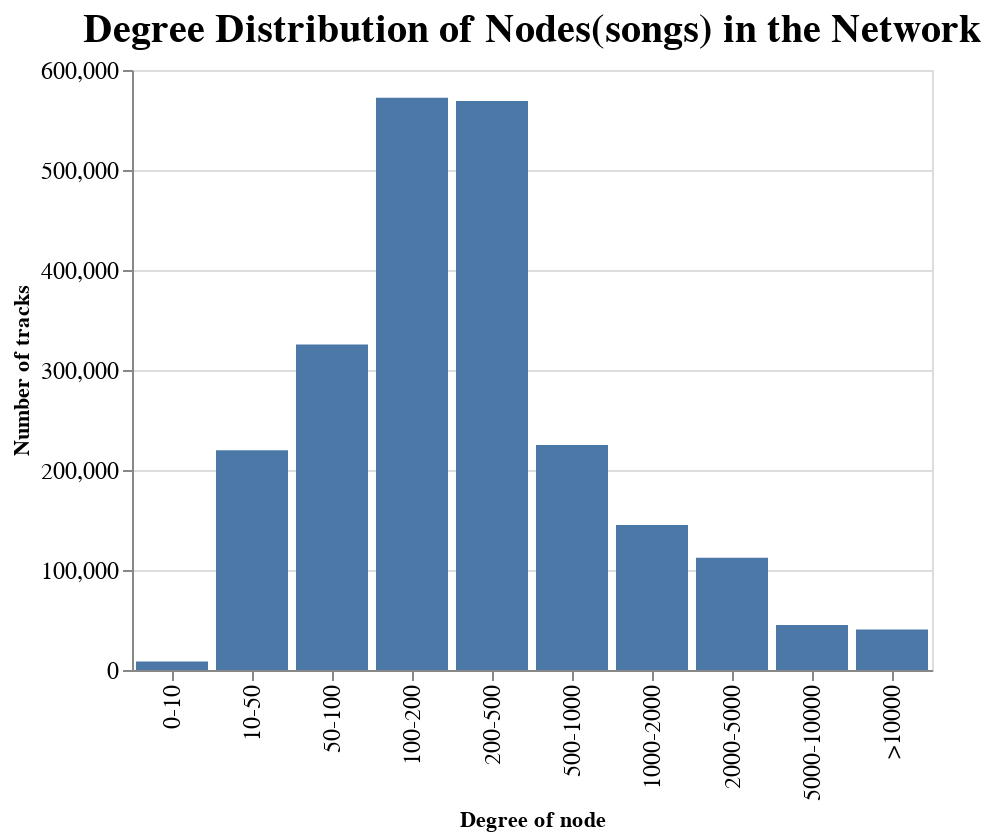

Notebook code cell kept with this figure:
### Code cell
# Define order to see results in
bucketsOrder = ['0-10','10-50','50-100','100-200','200-500','500-1000','1000-2000','2000-5000','5000-10000','>10000']

# Define the chart using Altair
chart = alt.Chart(nodeDegreeCountsDf).mark_bar().encode( 
    x=alt.X('buckets:O'
            , sort=bucketsOrder, axis=alt.Axis(title='Degree of node', labelFontSize=12)),  # O for ordinal, which indicates categorical data
    y=alt.Y('count:Q'
            , axis=alt.Axis(title='Number of tracks', labelFontSize=12))   # Q for quantitative, which indicates numerical data
).properties(
    title=alt.TitleParams(text='Degree Distribution of Nodes(songs) in the Network', fontSize=20),  # Set the title font size to 12
    width=400
).configure_axis(
    labelFontSize=12  # Adjust the font size of axis labels
)

# Show the chart
chart

### Figure 1 — Vega-Lite specification as saved in the notebook (floating-point values rounded to 4 significant figures)
{"config": {"view": {"continuousWidth": 300, "continuousHeight": 300}, "axis": {"labelFontSize": 12}}, "data": {"name": "data-9d070802abf49181403d82e32ea08ed8"}, "mark": {"type": "bar"}, "encoding": {"x": {"axis": {"labelFontSize": 12, "title": "Degree of node"}, "field": "buckets", "sort": ["0-10", "10-50", "50-100", "100-200", "200-500", "500-1000", "1000-2000", "2000-5000", "5000-10000", ">10000"], "type": "ordinal"}, "y": {"axis": {"labelFontSize": 12, "title": "Number of tracks"}, "field": "count", "type": "quantitative"}}, "title": {"text": "Degree Distribution of Nodes(songs) in the Network", "fontSize": 20}, "width": 400, "$schema": "https://vega.github.io/schema/vega-lite/v5.8.0.json", "datasets": {"data-9d070802abf49181403d82e32ea08ed8": [{"buckets": "5000-10000", "count": 44995}, {"buckets": "2000-5000", "count": 112286}, {"buckets": "1000-2000", "count": 144926}, {"buckets": "50-100", "count": 325434}, {"buckets": "100-200", "count": 572169}, {"buckets": "0-10", "count": 8388}, {"buckets": "500-1000", "count": 224884}, {"buckets": ">10000", "count": 40393}, {"buckets": "10-50", "count": 219655}, {"buckets": "200-500", "count": 569061}]}}
